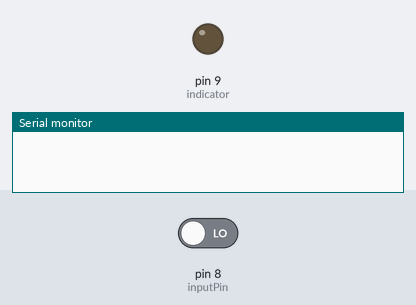
The sketch below on a simulated Arduino Uno, built with avr-gcc and run on an emulated ATmega328P. Shown: output pins drawn as LEDs (lit = HIGH), the last lines printed to the serial monitor. Inputs (shaded band) come from the test bench; at power-on: pin 8 (inputPin) LOW.

Above: at 1.2 s.
1.3 s: pin 8 (inputPin) driven HIGH
At 2.0 s:
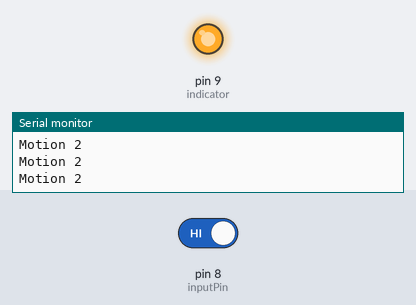
2.8 s: pin 8 (inputPin) driven LOW
Timing chart, 0 to 5.8 s (numbered marks = the images above; inputs shaded):
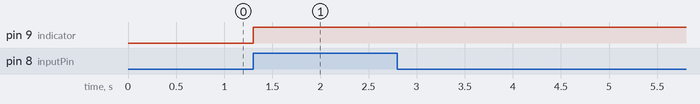

Measured:
- after the input at 1.3 s, pin 9 (indicator): LOW → HIGH at once

The sketch:

sensor_pir_state.ino
```cpp
int indicator = 9;
int inputPin = 8;
int pirState = LOW;
int val = 0;
int x = HIGH;
int pirReading;
//int pulseSpeed = 100 ;

void setup() {
  pinMode(indicator, OUTPUT);
  pinMode(inputPin, INPUT);

  Serial.begin(9600);
}

void loop(){

  val = digitalRead(inputPin);
    if (val == HIGH) {
      if (x == HIGH) {
      digitalWrite(indicator, HIGH);
      Serial.println("Motion 2");
      }
      else{
       digitalWrite(indicator, LOW);
       Serial.println("Motion 1");
      }
      if (pirState == LOW) {
        Serial.println("Motion detected!");

        pirState = HIGH;
        }
    }
    else {
      if (pirState == HIGH){
        if (x==HIGH){
          x=LOW;
        }
        else {
          x=HIGH;
        }
        Serial.println("Motion ended!");
        pirState = LOW;

      }
      //delay(pulseSpeed);
    }
}
```
